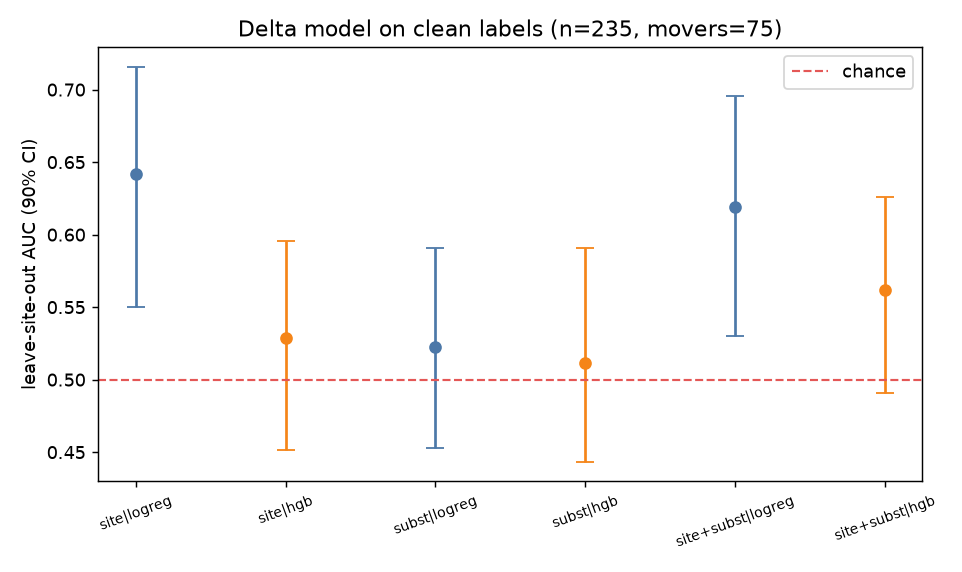

Recreate this plot in Python.
"""
proteinX -- DELTA-TARGETED mover model on clean labels (pairs.py).

Why a new engine
----------------
Gate 2 trained a regressor on ABSOLUTE bending (std ~38 deg, RMSE ~30 deg) and
then differenced two predictions that differ by one one-hot position. Movers
change by a median of ~2.7 deg, an order of magnitude below the model's
resolution, and a tree ensemble returns exactly 0 whenever no split touches
the central residue. That engine could not see the effect even if it existed.

This model instead predicts the label directly -- "does THIS mutation at THIS
site move the backbone" -- from two feature groups computed on the WT scaffold:

  SITE   where the mutation is: secondary structure, C-alpha B-factor (z within
         chain), burial (C-alpha neighbour count, half-sphere exposure along a
         C-alpha-only pseudo side-chain direction), non-local contacts, WT
         window bending, distance to a terminus.
  SUBST  what the mutation is: volume / hydrophobicity / charge change,
         to/from Pro and Gly, BLOSUM62, and two burial interactions
         (cavity creation = volume loss x burial; hydrophobicity change x burial).

The scientific question becomes a clean ablation:
  * SITE vs chance      -> is "where" predictive?
  * SITE+SUBST - SITE   -> does the substitution identity (the local-sequence
                           part) add anything once the site is known?
Both are scored out-of-fold with LEAVE-SITE-OUT CV (no residue appears in both
train and test) and LEAVE-PROTEIN-OUT CV, with residue-cluster bootstrap CIs
and a paired delta-AUC test.

Usage: python delta_model.py [--z 2.0] [--prior bfactor|pooled]
"""
from __future__ import annotations
import argparse
import json
import os
import numpy as np
from stats_utils import cluster_auc_ci, paired_delta_auc

AA = "ARNDCQEGHILKMFPSTWYV"
KD = dict(A=1.8, R=-4.5, N=-3.5, D=-3.5, C=2.5, Q=-3.5, E=-3.5, G=-0.4, H=-3.2,
          I=4.5, L=3.8, K=-3.9, M=1.9, F=2.8, P=-1.6, S=-0.8, T=-0.7, W=-0.9,
          Y=-1.3, V=4.2)                                   # Kyte-Doolittle
VOL = dict(A=88.6, R=173.4, N=114.1, D=111.1, C=108.5, Q=143.8, E=138.4,
           G=60.1, H=153.2, I=166.7, L=166.7, K=168.6, M=162.9, F=189.9,
           P=112.7, S=89.0, T=116.1, W=227.8, Y=193.6, V=140.0)  # Zamyatnin, A^3
CHARGE = dict(D=-1, E=-1, K=1, R=1)
_BLOSUM62 = """
 4 -1 -2 -2  0 -1 -1  0 -2 -1 -1 -1 -1 -2 -1  1  0 -3 -2  0
-1  5  0 -2 -3  1  0 -2  0 -3 -2  2 -1 -3 -2 -1 -1 -3 -2 -3
-2  0  6  1 -3  0  0  0  1 -3 -3  0 -2 -3 -2  1  0 -4 -2 -3
-2 -2  1  6 -3  0  2 -1 -1 -3 -4 -1 -3 -3 -1  0 -1 -4 -3 -3
 0 -3 -3 -3  9 -3 -4 -3 -3 -1 -1 -3 -1 -2 -3 -1 -1 -2 -2 -1
-1  1  0  0 -3  5  2 -2  0 -3 -2  1  0 -3 -1  0 -1 -2 -1 -2
-1  0  0  2 -4  2  5 -2  0 -3 -3  1 -2 -3 -1  0 -1 -3 -2 -2
 0 -2  0 -1 -3 -2 -2  6 -2 -4 -4 -2 -3 -3 -2  0 -2 -2 -3 -3
-2  0  1 -1 -3  0  0 -2  8 -3 -3 -1 -2 -1 -2 -1 -2 -2  2 -3
-1 -3 -3 -3 -1 -3 -3 -4 -3  4  2 -3  1  0 -3 -2 -1 -3 -1  3
-1 -2 -3 -4 -1 -2 -3 -4 -3  2  4 -2  2  0 -3 -2 -1 -2 -1  1
-1  2  0 -1 -3  1  1 -2 -1 -3 -2  5 -1 -3 -1  0 -1 -3 -2 -2
-1 -1 -2 -3 -1  0 -2 -3 -2  1  2 -1  5  0 -2 -1 -1 -1 -1  1
-2 -3 -3 -3 -2 -3 -3 -3 -1  0  0 -3  0  6 -4 -2 -2  1  3 -1
-1 -2 -2 -1 -3 -1 -1 -2 -2 -3 -3 -1 -2 -4  7 -1 -1 -4 -3 -2
 1 -1  1  0 -1  0  0  0 -1 -2 -2  0 -1 -2 -1  4  1 -3 -2 -2
 0 -1  0 -1 -1 -1 -1 -2 -2 -1 -1 -1 -1 -2 -1  1  5 -2 -2  0
-3 -3 -4 -4 -2 -2 -3 -2 -2 -3 -2 -3 -1  1 -4 -3 -2 11  2 -3
-2 -2 -2 -3 -2 -1 -2 -3  2 -1 -1 -2 -1  3 -3 -2 -2  2  7 -1
 0 -3 -3 -3 -1 -2 -2 -3 -3  3  1 -2  1 -1 -2 -2  0 -3 -1  4
"""
_B = np.array(_BLOSUM62.split(), dtype=int).reshape(20, 20)
BLOSUM62 = {(a, b): int(_B[i, j]) for i, a in enumerate(AA) for j, b in enumerate(AA)}

SITE = ["ss_H", "ss_E", "ss_L", "b_site", "b_window", "n_ca10", "hse_up",
        "nonlocal_contacts", "wt_bend", "log_term_dist"]
SUBST = ["d_vol", "abs_d_vol", "d_hyd", "d_charge", "to_P", "from_P", "to_G",
         "from_G", "blosum62", "cavity", "d_hyd_x_burial"]
FEATURE_SETS = {"site": SITE, "subst": SUBST, "site+subst": SITE + SUBST}


# -------------------------------- features ----------------------------------
def site_features(res, r, s, ss, wt_bend):
    """Site descriptors from WT scaffold residues {resSeq: (aa, ca, bfactor)}."""
    nums = np.array(sorted(res))
    ca = np.array([res[n][1] for n in nums])
    bf = np.array([res[n][2] for n in nums], float)
    fin = np.isfinite(bf)
    bz = (bf - bf[fin].mean()) / (bf[fin].std() + 1e-9) if fin.sum() > 2 else bf * np.nan
    idx = {int(n): i for i, n in enumerate(nums)}
    k = idx[r]
    d = np.linalg.norm(ca - ca[k], axis=1)
    sep = np.abs(nums - r)
    # C-alpha-only pseudo side-chain direction (bisector away from neighbours)
    hse = np.nan
    if r - 1 in idx and r + 1 in idx:
        u = (ca[k] - ca[idx[r - 1]]) + (ca[k] - ca[idx[r + 1]])
        if np.linalg.norm(u) > 1e-6:
            u /= np.linalg.norm(u)
            near = (d < 13.0) & (sep > 0)
            hse = float((((ca[near] - ca[k]) @ u) > 0).sum())
    win = [idx[w] for w in range(s, s + 5) if w in idx]
    return dict(
        ss_H=float(ss == "H"), ss_E=float(ss == "E"), ss_L=float(ss == "L"),
        b_site=float(bz[k]),
        b_window=float(np.nanmean(bz[win])) if win else np.nan,
        n_ca10=float(((d < 10.0) & (sep > 0)).sum()),
        hse_up=hse,
        nonlocal_contacts=float(((d < 8.0) & (sep > 4)).sum()),
        wt_bend=float(wt_bend),
        log_term_dist=float(np.log1p(min(r - nums.min(), nums.max() - r))))


def subst_features(wt, mut, hse_up):
    burial = 0.0 if not np.isfinite(hse_up) else hse_up / 20.0
    dv = (VOL[mut] - VOL[wt]) / 100.0
    dh = KD[mut] - KD[wt]
    return dict(
        d_vol=dv, abs_d_vol=abs(dv), d_hyd=dh,
        d_charge=float(CHARGE.get(mut, 0) - CHARGE.get(wt, 0)),
        to_P=float(mut == "P"), from_P=float(wt == "P"),
        to_G=float(mut == "G"), from_G=float(wt == "G"),
        blosum62=float(BLOSUM62[(wt, mut)]),
        cavity=max(0.0, -dv) * burial, d_hyd_x_burial=dh * burial)


def featurize(rows):
    F = []
    for x in rows:
        sf = site_features(x["scaffold_res"], x["r"], x["s"], x["scaffold_ss"], x["wt_bend"])
        F.append({**sf, **subst_features(x["wt"], x["mut"], sf["hse_up"])})
    return F


def matrix(F, cols):
    return np.array([[f[c] for c in cols] for f in F], float)


# ------------------------------- models / CV ---------------------------------
def make_model(kind):
    from sklearn.pipeline import make_pipeline
    from sklearn.impute import SimpleImputer
    from sklearn.preprocessing import StandardScaler
    from sklearn.linear_model import LogisticRegression
    from sklearn.ensemble import HistGradientBoostingClassifier
    if kind == "logreg":
        return make_pipeline(SimpleImputer(strategy="median"), StandardScaler(),
                             LogisticRegression(C=0.3, class_weight="balanced",
                                                max_iter=2000))
    return HistGradientBoostingClassifier(max_depth=3, max_iter=200, learning_rate=0.05,
                                          min_samples_leaf=10, class_weight="balanced",
                                          random_state=0)


def oof_predict(X, y, fold_of, kind):
    """Out-of-fold probabilities; folds whose train split is one-class are NaN."""
    p = np.full(len(y), np.nan)
    for f in np.unique(fold_of):
        te = fold_of == f; tr = ~te
        if len(np.unique(y[tr])) < 2:
            continue
        m = make_model(kind).fit(X[tr], y[tr])
        p[te] = m.predict_proba(X[te])[:, 1]
    return p


def site_folds(groups, k, seed):
    """Assign whole (protein, residue) groups to k folds at random."""
    labs = sorted(set(groups))
    rng = np.random.default_rng(seed)
    order = rng.permutation(len(labs))
    fold = {labs[i]: j % k for j, i in enumerate(order)}
    return np.array([fold[g] for g in groups])


def evaluate(F, y, groups, proteins, k=5, repeats=5):
    results = {}
    preds = {}
    for name, cols in FEATURE_SETS.items():
        X = matrix(F, cols)
        for kind in ("logreg", "hgb"):
            # leave-site-out, averaged over repeated random group splits
            P = np.nanmean([oof_predict(X, y, site_folds(groups, k, s), kind)
                            for s in range(repeats)], axis=0)
            # leave-protein-out (only if >1 protein)
            Q = oof_predict(X, y, np.array(proteins), kind) \
                if len(set(proteins)) > 1 else np.full(len(y), np.nan)
            preds[(name, kind)] = (P, Q)
            res = {}
            for cv, pr in (("leave_site_out", P), ("leave_protein_out", Q)):
                ok = np.isfinite(pr)
                if ok.sum() < 10 or not (0 < y[ok].sum() < ok.sum()):
                    continue
                auc, lo, hi, ncl = cluster_auc_ci(y[ok], pr[ok], groups[ok])
                from sklearn.metrics import average_precision_score
                res[cv] = dict(auc=auc, lo=lo, hi=hi, n=int(ok.sum()),
                               movers=int(y[ok].sum()), clusters=ncl,
                               ap=float(average_precision_score(y[ok], pr[ok])),
                               base=float(y[ok].mean()))
            results[f"{name}|{kind}"] = res
    # the decisive contrast: does substitution identity add to the site?
    contrasts = {}
    for kind in ("logreg", "hgb"):
        for cv, j in (("leave_site_out", 0), ("leave_protein_out", 1)):
            a = preds[("site", kind)][j]; b = preds[("site+subst", kind)][j]
            ok = np.isfinite(a) & np.isfinite(b)
            if ok.sum() >= 10 and 0 < y[ok].sum() < ok.sum():
                d, lo, hi, p = paired_delta_auc(y[ok], a[ok], b[ok], groups[ok])
                contrasts[f"{kind}|{cv}"] = dict(delta=d, lo=lo, hi=hi, p_le0=p)
    return results, contrasts


# ---------------------------------- main -------------------------------------
def main():
    ap = argparse.ArgumentParser()
    ap.add_argument("--z", type=float, default=None,
                    help="mover threshold on |delta|/SE (default: pairs.Z_MOVER)")
    ap.add_argument("--prior", choices=("bfactor", "pooled"), default=None,
                    help="noise-floor sigma prior (default: pairs.PRIOR)")
    args = ap.parse_args()

    from pairs import load_proteins, Z_MOVER, PRIOR
    zthr = args.z if args.z is not None else Z_MOVER
    prior = args.prior or PRIOR
    data = load_proteins(prior)
    rows = [x for rs, _ in data.values() for x in rs]
    for name, (rs, diag) in data.items():
        print(f"{name:16s} mutations={diag.get('mutations', 0):4d} "
              f"movers={diag.get('movers', 0):3d}")
    if not rows:
        print("no clean pairs -- run the gate scripts first to fill the PDB caches")
        return
    y = np.array([abs(x["z"]) > zthr for x in rows])
    groups = np.array([f"{x['protein']}:{x['r']}" for x in rows])
    proteins = [x["protein"] for x in rows]
    print(f"pooled: n={len(y)} mutations, {int(y.sum())} movers (|z|>{zthr}), "
          f"{len(set(groups))} sites, {len(set(proteins))} proteins")
    if y.sum() < 10 or (~y).sum() < 10:
        print("too few movers or non-movers to evaluate"); return

    F = featurize(rows)
    results, contrasts = evaluate(F, y, groups, proteins)

    print("\n" + "=" * 74 + "\n  DELTA MODEL -- out-of-fold mover retrieval\n" + "=" * 74)
    for key, res in results.items():
        for cv, m in res.items():
            print(f"  {key:18s} {cv:17s} AUC={m['auc']:.3f} 90%CI[{m['lo']:.2f},{m['hi']:.2f}] "
                  f"AP={m['ap']:.3f} (base {m['base']:.2f})  n={m['n']} movers={m['movers']}")
    print("\n  does SUBSTITUTION add to SITE?  (paired dAUC, site+subst - site)")
    for key, c in contrasts.items():
        print(f"  {key:26s} dAUC={c['delta']:+.3f} 90%CI[{c['lo']:+.2f},{c['hi']:+.2f}] "
              f"P(d<=0)={c['p_le0']:.3f}")

    os.makedirs("results", exist_ok=True)
    with open("results/delta_model.json", "w") as fh:
        json.dump(dict(z_threshold=zthr, prior=prior, n=len(y), movers=int(y.sum()),
                       results=results, contrasts=contrasts), fh, indent=1)
    print("\nwrote results/delta_model.json")

    import matplotlib; matplotlib.use("Agg")
    import matplotlib.pyplot as plt
    fig, ax = plt.subplots(figsize=(7.4, 4.4))
    keys = [k for k in results if "leave_site_out" in results[k]]
    for i, k in enumerate(keys):
        m = results[k]["leave_site_out"]
        ax.errorbar(i, m["auc"], yerr=[[m["auc"] - m["lo"]], [m["hi"] - m["auc"]]],
                    fmt="o", capsize=5, color="#4C78A8" if "logreg" in k else "#F58518")
    ax.axhline(0.5, color="#E45756", ls="--", lw=1.2, label="chance")
    ax.set_xticks(range(len(keys))); ax.set_xticklabels(keys, rotation=20, fontsize=8)
    ax.set_ylabel("leave-site-out AUC (90% CI)")
    ax.set_title(f"Delta model on clean labels (n={len(y)}, movers={int(y.sum())})")
    ax.legend(); fig.tight_layout(); fig.savefig("delta_model.png", dpi=130)
    print("plot -> delta_model.png")


if __name__ == "__main__":
    main()
